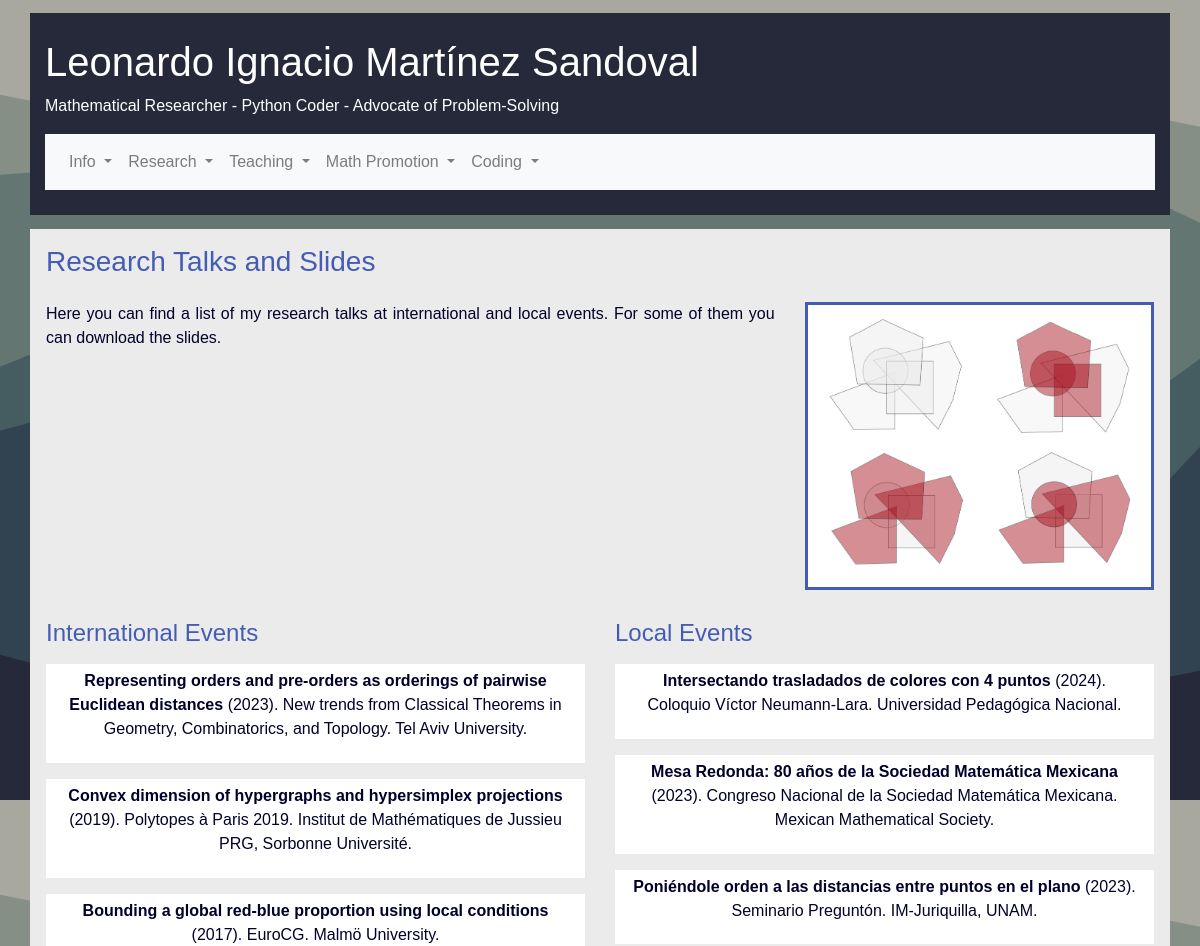
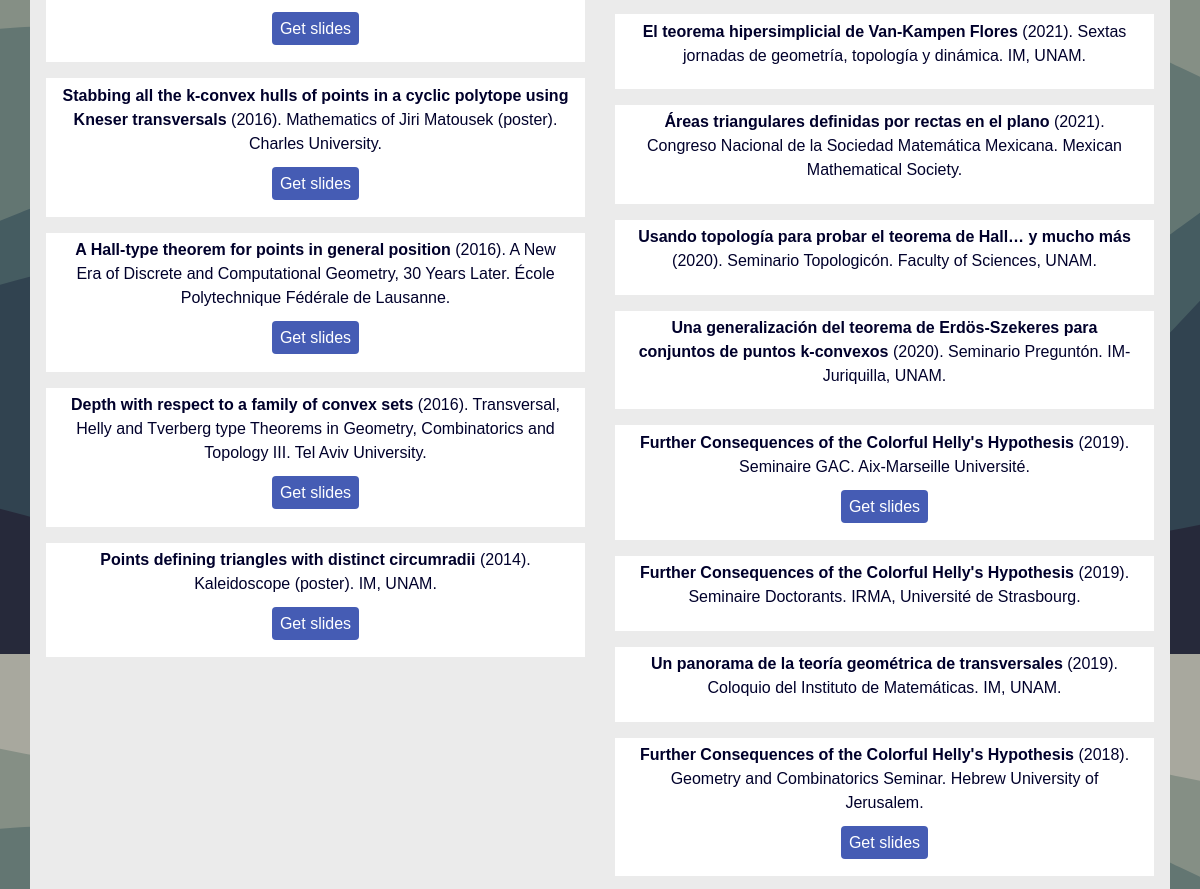
The page /tresearch (upper part) on the database as committed earlier (2 pictures, top to bottom).
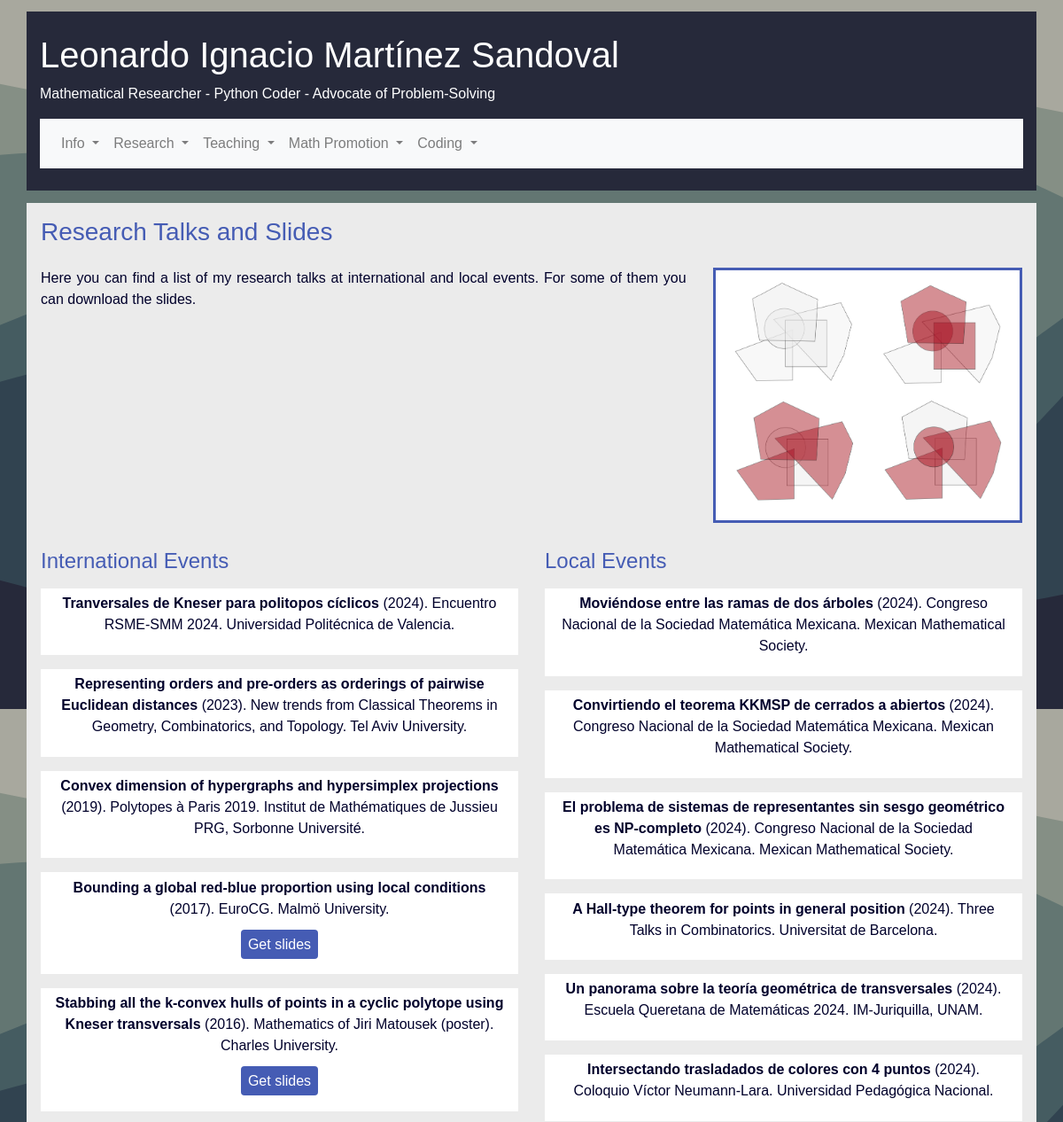
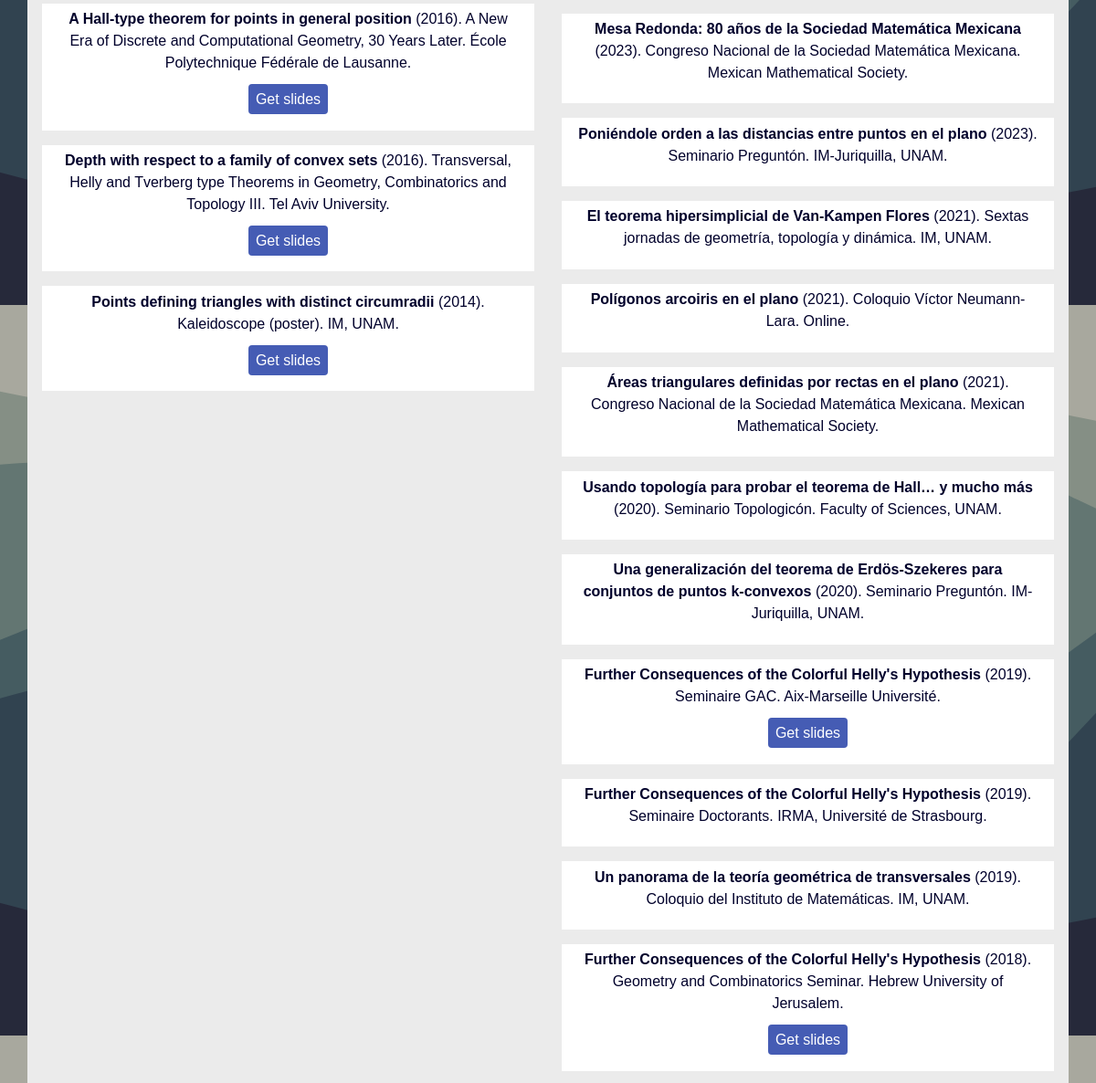
The same page on the database as committed later (2 pictures, top to bottom).
### personalpage/models.py (models this page shows, shortened)
class Talk(db.Model):
    __tablename__ = 'talk'
    id = db.Column(db.Integer, primary_key=True)
    date = db.Column(db.Date(), default=date.today())
    title = db.Column(db.String(80), unique=True, nullable=False)
    slides = db.Column(db.String(140))
    event = db.Column(db.String(140), nullable=False)
    event_type =  db.Column(db.String(80), nullable=False)
    event_type_spa = db.Column(db.String(80), nullable=False)
    institution = db.Column(db.Integer, db.ForeignKey('institution.id'))
    location = db.Column(db.Integer, db.ForeignKey('location.id'))

class Institution(db.Model):
    __tablename__ = 'institution'
    id = db.Column(db.Integer, primary_key=True)
    name = db.Column(db.String(80), unique=True, nullable=False)
    name_spa = db.Column(db.String(80), unique=True, nullable=False)
    location = db.Column(db.Integer, db.ForeignKey('location.id'))

### personalpage/cv.py (the view)
@app.route("/tresearch")
def tresearch():
    talks = Talk.query\
        .select_from(Talk)\
        .join(Institution)\
        .join(Location,Talk.location==Location.id)\
        .add_entity(Institution)\
        .add_entity(Location)\
        .all()
    return render_template("personalpage/tresearch.html", talks=talks)

### personalpage/templates/personalpage/tresearch.html
{% extends "body_template.html" %}
    {% block content %}
    <div class="container outter pt-3 pl-3 pr-3">
        <h3>Research Talks and Slides</h3>
        <div class="row pt-3">
            <div class="col-md-8">
            <p style="text-align: justify"> Here you can find a list of my research talks at international and local events. For some of them you can
            download the slides. </p>
        </div>
        <div class="col-md-4" id="data">
            <div class="blockitem">
                <img class="img-fluid" src="/static/helly-3.png"></img>
            </div>
            </div>
        </div>
        <div class="row pt-3">
            <div class="col-lg-6">
                <h4> International Events </h4>
                    {% for item in talks | sort(attribute='Talk.date', reverse = True ) %}
                    {% if item.Talk.event_type == "r_int" %}
                    <div class="paperitem wrapper mb-3 mt-3">
                        <div class="prob-info">
                            <p><strong> {{ item.Talk.title }}</strong> ({{item.Talk.date.strftime('%Y')}}). {{ item.Talk.event }}. {{ item.Institution.name + '.' if item.Institution.name}}
                            {% if item.Talk.slides %}</p>
                            <p><a href="/static/slides/{{ item.Talk.slides }}" class="goodie" target="_blank"> Get slides</a></p>
                            {% endif %}
                        </div>
                    </div>
                    {% endif %}
                    {% endfor %}
            </div>
            <div class="col-lg-6">
                <h4> Local Events </h4>
                {% for item in talks | sort(attribute='Talk.date', reverse = True )%}
                    {% if item.Talk.event_type == "r_local" %}
                    <div class="paperitem wrapper mb-3 mt-3">
                        <div class="prob-info">
                            <p><strong> {{ item.Talk.title }}</strong> ({{item.Talk.date.strftime('%Y')}}). {{ item.Talk.event }}. {{ item.Institution.name + '.' if item.Institution.name}}
                            {% if item.Talk.slides %}</p>
                            <p><a href="/static/slides/{{ item.Talk.slides }}" class="goodie" target="_blank"> Get slides</a></p>
                            {% endif %}
                        </div>
                    </div>
                    {% endif %}
                    {% endfor %}
            </div>
        </div>
    </div>
    {% endblock %}

Rows that differ between the two databases and show on the page:
added Talk: Talk "Tranversales de Kneser para politopos cíclicos", Talk "2024", Talk.event "Encuentro RSME-SMM 2024", Institution "Universidad Politécnica de Valencia.", shown under "International Events"
added Talk: Talk "Moviéndose entre las ramas de dos árboles", Talk "2024", Talk.event "Congreso Nacional de la Sociedad Matemática Mexicana", Institution "Mexican Mathematical Society.", shown under "Local Events"
added Talk: Talk "Convirtiendo el teorema KKMSP de cerrados a abiertos", Talk "2024", Talk.event "Congreso Nacional de la Sociedad Matemática Mexicana", Institution "Mexican Mathematical Society.", shown under "Local Events"
added Talk: Talk "El problema de sistemas de representantes sin sesgo geométrico es NP-completo", Talk "2024", Talk.event "Congreso Nacional de la Sociedad Matemática Mexicana", Institution "Mexican Mathematical Society.", shown under "Local Events"
added Talk: Talk "A Hall-type theorem for points in general position", Talk "2024", Talk.event "Three Talks in Combinatorics", Institution "Universitat de Barcelona.", shown under "Local Events"
added Talk: Talk "Un panorama sobre la teoría geométrica de transversales", Talk "2024", Talk.event "Escuela Queretana de Matemáticas 2024", Institution "IM-Juriquilla, UNAM.", shown under "Local Events"
now on this page (row edited): Talk: Talk "Polígonos arcoiris en el plano", Talk "2021", Talk.event "Coloquio Víctor Neumann-Lara", Institution "Online.", shown under "Local Events"
